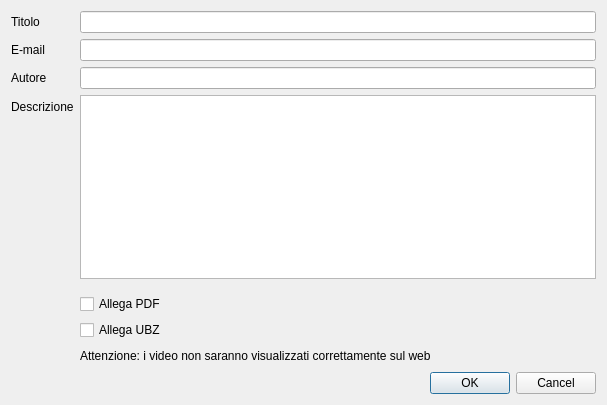
<?xml version="1.0" encoding="UTF-8"?>
<ui version="4.0">
 <class>documentPublishingDialog</class>
 <widget class="QDialog" name="documentPublishingDialog">
  <property name="windowModality">
   <enum>Qt::WindowModal</enum>
  </property>
  <property name="geometry">
   <rect>
    <x>0</x>
    <y>0</y>
    <width>607</width>
    <height>405</height>
   </rect>
  </property>
  <property name="windowTitle">
   <string>Dialog</string>
  </property>
  <layout class="QHBoxLayout" name="horizontalLayout">
   <item>
    <layout class="QFormLayout" name="formLayout">
     <property name="fieldGrowthPolicy">
      <enum>QFormLayout::AllNonFixedFieldsGrow</enum>
     </property>
     <item row="0" column="0">
      <widget class="QLabel" name="titleLabel">
       <property name="text">
        <string>Titolo</string>
       </property>
      </widget>
     </item>
     <item row="0" column="1">
      <widget class="QLineEdit" name="title">
       <property name="maxLength">
        <number>60</number>
       </property>
      </widget>
     </item>
     <item row="1" column="0">
      <widget class="QLabel" name="label_2">
       <property name="text">
        <string>E-mail</string>
       </property>
      </widget>
     </item>
     <item row="1" column="1">
      <widget class="QLineEdit" name="email"/>
     </item>
     <item row="2" column="0">
      <widget class="QLabel" name="label">
       <property name="text">
        <string>Autore</string>
       </property>
      </widget>
     </item>
     <item row="2" column="1">
      <widget class="QLineEdit" name="author"/>
     </item>
     <item row="3" column="0">
      <widget class="QLabel" name="decriptionLabel">
       <property name="text">
        <string>Descrizione</string>
       </property>
      </widget>
     </item>
     <item row="3" column="1">
      <widget class="QPlainTextEdit" name="description">
       <property name="sizePolicy">
        <sizepolicy hsizetype="Expanding" vsizetype="Preferred">
         <horstretch>0</horstretch>
         <verstretch>0</verstretch>
        </sizepolicy>
       </property>
       <property name="minimumSize">
        <size>
         <width>0</width>
         <height>168</height>
        </size>
       </property>
      </widget>
     </item>
     <item row="4" column="1">
      <spacer name="verticalSpacer">
       <property name="orientation">
        <enum>Qt::Vertical</enum>
       </property>
       <property name="sizeHint" stdset="0">
        <size>
         <width>20</width>
         <height>10</height>
        </size>
       </property>
      </spacer>
     </item>
     <item row="5" column="1">
      <widget class="QCheckBox" name="attachPDF">
       <property name="text">
        <string>Allega PDF</string>
       </property>
      </widget>
     </item>
     <item row="6" column="1">
      <widget class="QCheckBox" name="attachUBZ">
       <property name="text">
        <string>Allega UBZ</string>
       </property>
      </widget>
     </item>
     <item row="7" column="1">
      <widget class="QLabel" name="videoWarning">
       <property name="text">
        <string>Attenzione: i video non saranno visualizzati correttamente sul web</string>
       </property>
       <property name="wordWrap">
        <bool>true</bool>
       </property>
      </widget>
     </item>
     <item row="8" column="1">
      <widget class="QDialogButtonBox" name="dialogButtons">
       <property name="standardButtons">
        <set>QDialogButtonBox::Cancel|QDialogButtonBox::Ok</set>
       </property>
      </widget>
     </item>
    </layout>
   </item>
  </layout>
 </widget>
 <resources/>
 <connections/>
</ui>
